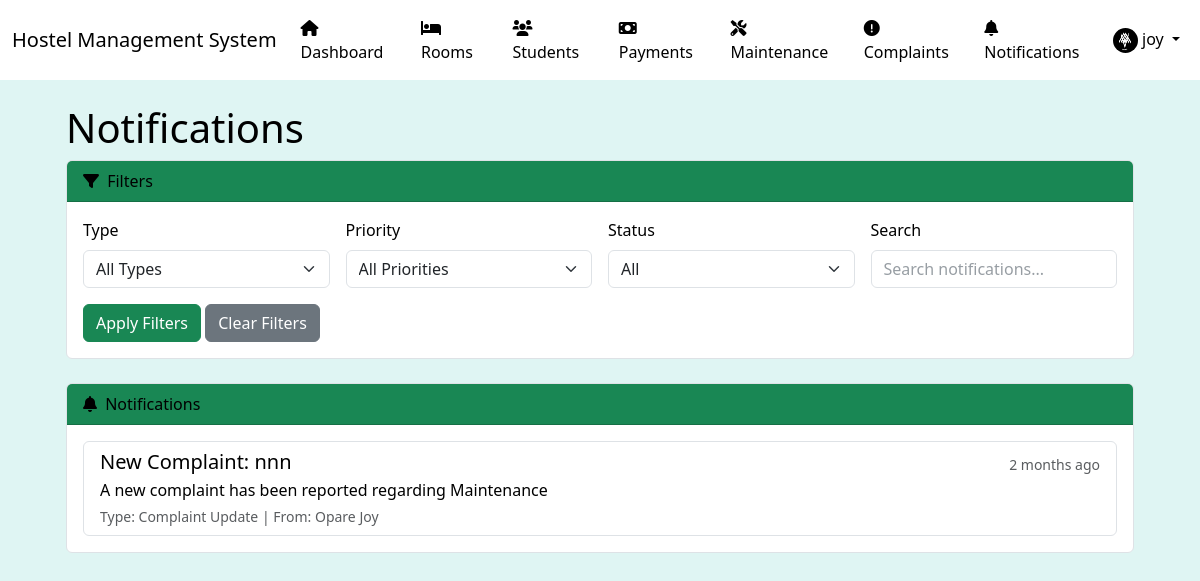
Screenshot of /notifications/ (signed in) with the database file from the repository.
### users/models.py (models this page shows, shortened)
class User(AbstractUser):
    USER_TYPE_CHOICES = (
        ('admin', 'Administrator'),
        ('staff', 'Staff'),
        ('student', 'Student'),
        ('parent', 'Parent/Guardian'),
    )
    THEME_CHOICES = (
        ('light', 'Light'),
        ('dark', 'Dark'),
    )
    user_type = models.CharField(max_length=20, choices=USER_TYPE_CHOICES, default='student')
    phone_number = models.CharField(max_length=15, blank=True)
    address = models.TextField(blank=True)
    profile_picture = models.ImageField(upload_to='profile_pics/', blank=True, null=True)
    date_of_birth = models.DateField(null=True, blank=True)
    emergency_contact = models.CharField(max_length=15, blank=True)
    theme_preference = models.CharField(max_length=10, choices=THEME_CHOICES, default='light')
    created_at = models.DateTimeField(auto_now_add=True)
    updated_at = models.DateTimeField(auto_now=True)
    class Meta:
        verbose_name = 'User'
        verbose_name_plural = 'Users'
    def is_admin(self):
        return self.user_type == 'admin'

### core/models.py (models this page shows, shortened)
class Notification(models.Model):
    NOTIFICATION_TYPE_CHOICES = (
        ('payment', 'Payment Reminder'),
        ('maintenance', 'Maintenance Update'),
        ('announcement', 'General Announcement'),
        ('complaint', 'Complaint Update'),
        ('event', 'Event Information'),
    )
    PRIORITY_CHOICES = (
        ('low', 'Low'),
        ('medium', 'Medium'),
        ('high', 'High'),
        ('urgent', 'Urgent'),
    )
    title = models.CharField(max_length=200)
    message = models.TextField()
    notification_type = models.CharField(max_length=20, choices=NOTIFICATION_TYPE_CHOICES)
    priority = models.CharField(max_length=10, choices=PRIORITY_CHOICES, default='medium')
    sender = models.ForeignKey(User, on_delete=models.CASCADE, related_name='sent_notifications')
    recipients = models.ManyToManyField(User, related_name='received_notifications')
    read_by = models.ManyToManyField(User, related_name='read_notifications', blank=True)
    created_at = models.DateTimeField(auto_now_add=True)
    updated_at = models.DateTimeField(auto_now=True)
    scheduled_for = models.DateTimeField(null=True, blank=True)
    expires_at = models.DateTimeField(null=True, blank=True)
    class Meta:
        verbose_name = 'Notification'
        verbose_name_plural = 'Notifications'
        ordering = ['-created_at', 'priority']

### core/views.py (the view)
# urls.py: path('notifications/', core_views.notification_list, name='notification_list'),
@login_required
def notification_list(request):
    notification_type = request.GET.get('type', '')
    priority = request.GET.get('priority', '')
    is_unread = request.GET.get('unread', '')
    search_query = request.GET.get('search', '')
    notifications = Notification.objects.filter(recipients=request.user).order_by('-created_at')
    if notification_type:
        notifications = notifications.filter(notification_type=notification_type)
    if priority:
        notifications = notifications.filter(priority=priority)
    if is_unread == 'true':
        notifications = notifications.exclude(read_by=request.user)
    if search_query:
        notifications = notifications.filter(
            Q(title__icontains=search_query) |
            Q(message__icontains=search_query)
        )
    paginator = Paginator(notifications, 20)  # Show 20 notifications per page
    page_number = request.GET.get('page')
    page_obj = paginator.get_page(page_number)
    unread_count = notifications.exclude(read_by=request.user).count()
    context = {
        'page_obj': page_obj,
        'unread_count': unread_count,
        'type_choices': Notification.NOTIFICATION_TYPE_CHOICES,
        'priority_choices': Notification.PRIORITY_CHOICES,
        'selected_type': notification_type,
        'selected_priority': priority,
        'is_unread': is_unread,
        'search_query': search_query,
    }
    return render(request, 'core/notification_list.html', context)

### core/templatetags/notification_tags.py (called while the page is built)
@register.simple_tag
def get_unread_notifications_count(user):
    return Notification.objects.filter(recipients=user).exclude(read_by=user).count()

### core/templates/core/notification_list.html (shortened to what this page needs)
{% extends 'base.html' %}
{% block content %}
<div class="container-fluid px-4">
    <h1 class="mt-4">Notifications</h1>
    <div class="card mb-4">
        <div class="card-header bg-success">
            <i class="fas fa-filter me-1"></i>
            Filters
        </div>
        <div class="card-body">
            <form method="get" class="row g-3">
                <div class="col-md-3">
                    <label for="type" class="form-label">Type</label>
                    <select name="type" id="type" class="form-select">
                        <option value="">All Types</option>
                    </select>
                </div>
                <div class="col-md-3">
                    <label for="priority" class="form-label">Priority</label>
                    <select name="priority" id="priority" class="form-select">
                        <option value="">All Priorities</option>
                    </select>
                </div>
                <div class="col-md-3">
                    <label for="unread" class="form-label">Status</label>
                    <select name="unread" id="unread" class="form-select">
                        <option value="">All</option>
                    </select>
                </div>
                <div class="col-md-3">
                    <label for="search" class="form-label">Search</label>
                    <input type="text" class="form-control" id="search" name="search" value="{{ search_query }}" placeholder="Search notifications...">
                </div>
                <div class="col-12">
                    <button type="submit" class="btn btn-success">Apply Filters</button>
                    <a href="{% url 'notification_list' %}" class="btn btn-secondary">Clear Filters</a>
                </div>
            </form>
        </div>
    </div>
    <div class="card mb-4">
        <div class="card-header bg-success">
            <div class="d-flex justify-content-between align-items-center">
                <div>
                    <i class="fas fa-bell me-1"></i>
                    Notifications
                </div>
            </div>
        </div>
        <div class="card-body">
            {% if page_obj %}
            <div class="list-group">
                {% for notification in page_obj %}
                <div class="list-group-item list-group-item-action {% if request.user not in notification.read_by.all %}bg-light{% endif %}">
                    <div class="d-flex w-100 justify-content-between align-items-center">
                        <h5 class="mb-1">
                            {{ notification.title }}
                        </h5>
                        <small class="text-muted">{{ notification.created_at|timesince }} ago</small>
                    </div>
                    <p class="mb-1">{{ notification.message }}</p>
                    <div class="d-flex justify-content-between align-items-center">
                        <small class="text-muted">
                            Type: {{ notification.get_notification_type_display }}
                            {% if notification.sender %}
                            | From: {{ notification.sender.get_full_name }}
                            {% endif %}
                        </small>
                    </div>
                </div>
                {% endfor %}
            </div>
            {% else %}
            <p class="text-center text-muted my-5">No notifications found.</p>
            {% endif %}
        </div>
    </div>
</div>
{% endblock %}

### templates/base.html (shortened to what this page needs)
<!DOCTYPE html>
<html lang="en" data-theme="{{ user.theme_preference|default:'light' }}">
<head>
    <link href="https://cdn.jsdelivr.net/npm/bootstrap@5.3.0/dist/css/bootstrap.min.css" rel="stylesheet">
    <link href="https://cdnjs.cloudflare.com/ajax/libs/font-awesome/6.0.0/css/all.min.css" rel="stylesheet">
</head>
<body>
    {% if user.is_authenticated %}
    <nav class="navbar navbar-expand-lg navbar-light navbar-custom">
        <div class="container-fluid">
            <a class="navbar-brand" href="{% url 'dashboard' %}">Hostel Management System</a>
            <div class="collapse navbar-collapse" id="navbarNav">
                <ul class="navbar-nav me-auto">
                    {% if user.is_admin %}
                    <li class="nav-item">
                        <a class="nav-link" href="{% url 'dashboard' %}"><i class="fas fa-home"></i> Dashboard</a>
                    </li>
                    {% endif %}
                    <li class="nav-item">
                        <a class="nav-link" href="{% url 'room_list' %}"><i class="fas fa-bed"></i> Rooms</a>
                    </li>
                    <li class="nav-item">
                        <a class="nav-link" href="{% url 'student_list' %}"><i class="fas fa-users"></i> Students</a>
                    </li>
                    {% if user.is_admin %}
                    <li class="nav-item">
                        <a class="nav-link" href="{% url 'payment_list' %}"><i class="fas fa-money-bill"></i> Payments</a>
                    </li>
                    {% endif %}
                    <li class="nav-item">
                        <a class="nav-link" href="{% url 'maintenance_list' %}"><i class="fas fa-tools"></i> Maintenance</a>
                    </li>
                    <li class="nav-item">
                        <a class="nav-link" href="{% url 'complaint_list' %}"><i class="fas fa-exclamation-circle"></i> Complaints</a>
                    </li>
                    <li class="nav-item">
                        <a class="nav-link" href="{% url 'notification_list' %}">
                            <i class="fas fa-bell"></i> Notifications
                            {% load notification_tags %}
                            {% get_unread_notifications_count request.user as unread_count %}
                        </a>
                    </li>
                </ul>
                <ul class="navbar-nav">
                    <li class="nav-item dropdown">
                        <a class="nav-link dropdown-toggle" href="#" id="navbarDropdown" role="button" data-bs-toggle="dropdown">
                            {% if user.profile_picture %}
                                <img src="{{ user.profile_picture.url }}" alt="{{ user.username }}" class="rounded-circle" width="25" height="25">
                            {% else %}
                                <i class="fas fa-user"></i>
                            {% endif %}
                            {{ user.username }}
                        </a>
                    </li>
                </ul>
            </div>
        </div>
    </nav>
    {% endif %}
    <div class="container mt-4">
        {% block content %}{% endblock %}
    </div>
</body>
</html>

### templates/base.html (style rules this page uses)
:root[data-theme="light"] { --bg-color: #dff5f3; --text-color: #000000; --navbar-bg: #ffffff; --card-bg: #ffffff; --border-color: #dee2e6; --nav-text-color: #000000; --link-color: #000000; --link-hover-color: #333333; --input-bg: #ffffff; --input-text: #000000; --input-placeholder: #6c757d; }
body { background: var(--bg-color); color: var(--text-color); }
.navbar-custom { background-color: var(--navbar-bg) !important; position: relative; z-index: 1030; }
.navbar-custom .navbar-brand, .navbar-custom .nav-link, .navbar-custom .navbar-text { color: var(--nav-text-color) !important; }
.card { background-color: var(--card-bg); border-color: var(--border-color); color: var(--text-color); }
.list-group-item { background-color: var(--card-bg); color: var(--text-color); border-color: var(--border-color); }
.form-control { background-color: var(--input-bg) !important; color: var(--input-text) !important; border-color: var(--border-color) !important; }
.form-control::placeholder { color: var(--input-placeholder) !important; opacity: 0.7 !important; }

### rows the page displays
User: profile_picture (picture), username "joy"
Notification: title "New Complaint: nnn", created_at "2 months", message "A new complaint has been reported regarding Maintenance", notification_type "Complaint Update", sender.get_full_name "Opare Joy"
